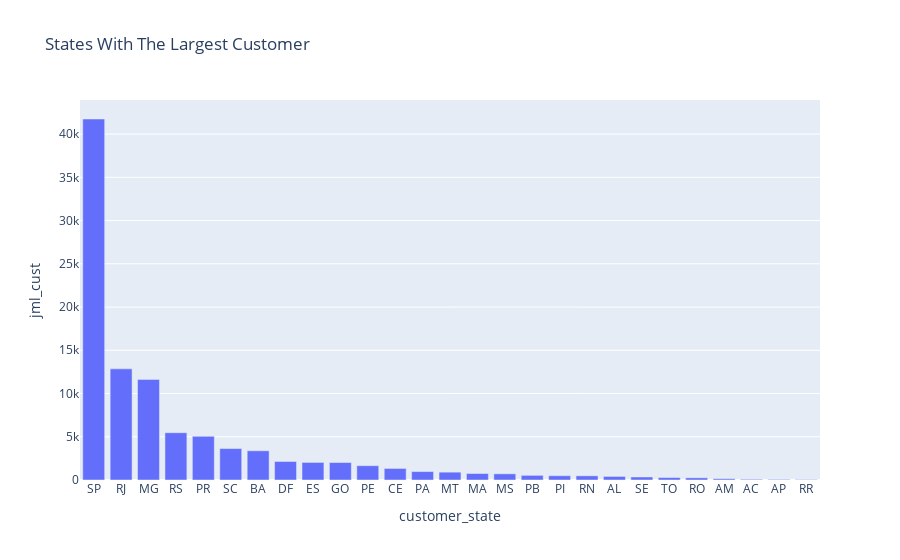

The notebook cell this image was saved under:
### Code cell
fig = px.bar(
    custby_states, 
    x='customer_state', 
    y='jml_cust',
    title='States With The Largest Customer' )
fig.show()

### Figure 1 — Plotly figure (JSON) as saved in the notebook; plotly's stock layout.template omitted (floating-point values rounded to 4 significant figures)
{"data": [{"alignmentgroup": "True", "hovertemplate": "customer_state=%{x}<br>jml_cust=%{y}<extra></extra>", "legendgroup": "", "marker": {"color": "#636efa", "pattern": {"shape": ""}}, "name": "", "offsetgroup": "", "orientation": "v", "showlegend": false, "textposition": "auto", "type": "bar", "x": ["SP", "RJ", "MG", "RS", "PR", "SC", "BA", "DF", "ES", "GO", "PE", "CE", "PA", "MT", "MA", "MS", "PB", "PI", "RN", "AL", "SE", "TO", "RO", "AM", "AC", "AP", "RR"], "xaxis": "x", "y": [41746, 12852, 11635, 5466, 5045, 3637, 3380, 2140, 2033, 2020, 1652, 1336, 975, 907, 747, 715, 536, 495, 485, 413, 350, 280, 253, 148, 81, 68, 46], "yaxis": "y"}], "layout": {"barmode": "relative", "legend": {"tracegroupgap": 0}, "title": {"text": "States With The Largest Customer"}, "xaxis": {"anchor": "y", "domain": [0, 1], "title": {"text": "customer_state"}}, "yaxis": {"anchor": "x", "domain": [0, 1], "title": {"text": "jml_cust"}}}}
